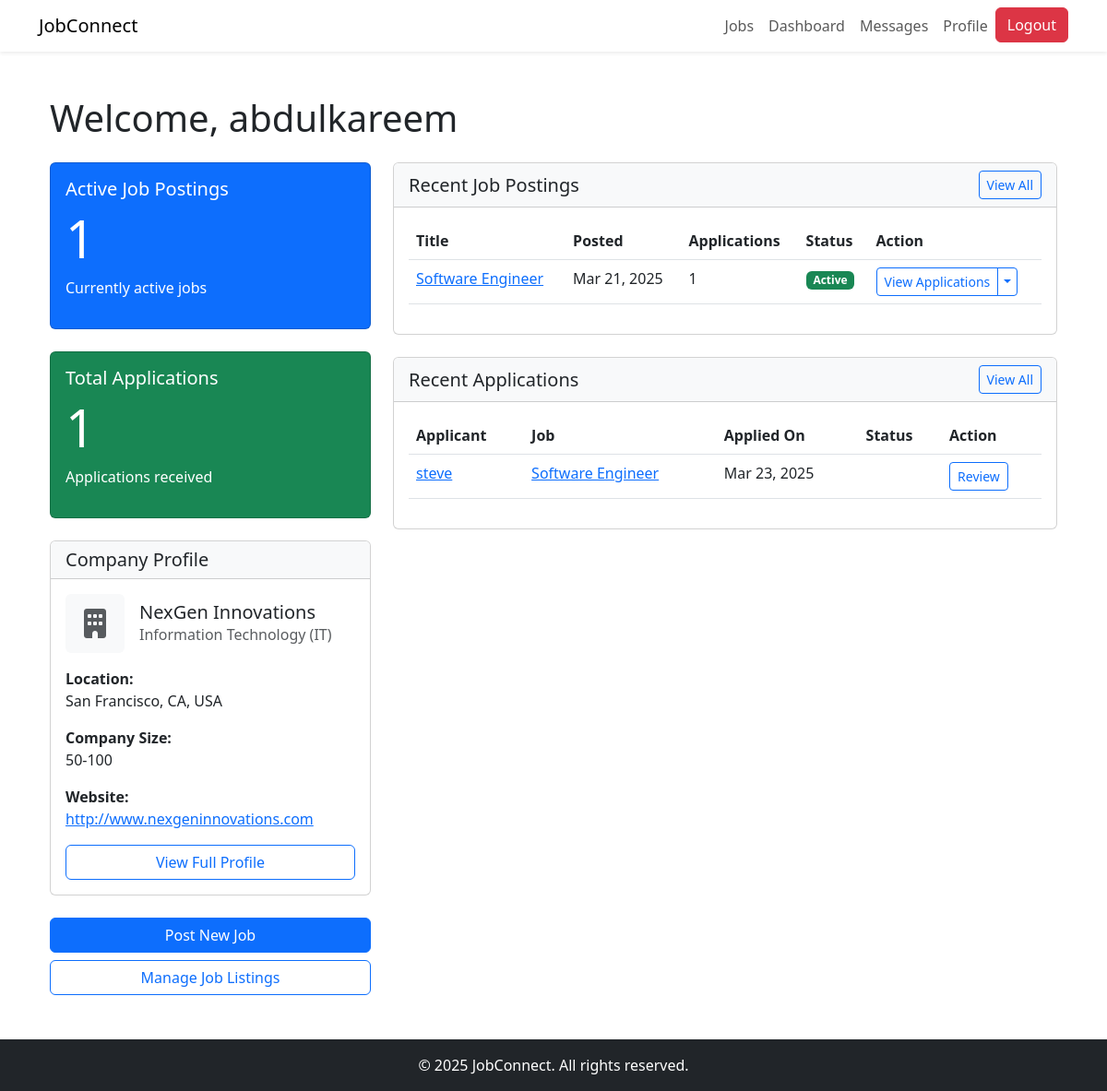
/accounts/dashboard/employer/ (signed in), run on the app's committed database.
### accounts/models.py (models this page shows, shortened)
class User(AbstractUser):
    USER_TYPE_CHOICES = (
        ('employer', 'Employer'),
        ('job_seeker', 'Job Seeker'),
    )
    user_type = models.CharField(max_length=10, choices=USER_TYPE_CHOICES)
    email = models.EmailField(_('email address'), unique=True)
    groups = models.ManyToManyField(
        Group,
        verbose_name=_('groups'),
        blank=True,
        help_text=_(
            'The groups this user belongs to. A user will get all permissions '
            'granted to each of their groups.'
        ),
        related_name='accounts_user_set',
        related_query_name='accounts_user',
    )
    user_permissions = models.ManyToManyField(
        Permission,
        verbose_name=_('user permissions'),
        blank=True,
        help_text=_('Specific permissions for this user.'),
        related_name='accounts_user_set',
        related_query_name='accounts_user',
    )

class EmployerProfile(models.Model):
    user = models.OneToOneField(User, on_delete=models.CASCADE, related_name='employer_profile')
    company_name = models.CharField(max_length=100)
    company_description = models.TextField()
    company_logo = models.ImageField(upload_to='company_logos/', blank=True, null=True)
    industry = models.CharField(max_length=50)
    company_website = models.URLField(blank=True)
    company_location = models.CharField(max_length=100)
    company_size = models.CharField(max_length=50, blank=True)

class JobSeekerProfile(models.Model):
    user = models.OneToOneField(User, on_delete=models.CASCADE, related_name='job_seeker_profile')
    resume = models.FileField(upload_to='resumes/', blank=True, null=True)
    skills = models.TextField(blank=True)
    experience_years = models.PositiveIntegerField(default=0)
    education = models.TextField(blank=True)
    desired_position = models.CharField(max_length=100, blank=True)
    desired_location = models.CharField(max_length=100, blank=True)
    is_available = models.BooleanField(default=True)

### jobs/models.py (models this page shows, shortened)
class JobPosting(models.Model):
    JOB_TYPE_CHOICES = (
        ('full_time', 'Full Time'),
        ('part_time', 'Part Time'),
        ('contract', 'Contract'),
        ('internship', 'Internship'),
        ('remote', 'Remote'),
    )
    EXPERIENCE_LEVEL_CHOICES = (
        ('entry', 'Entry Level'),
        ('mid', 'Mid Level'),
        ('senior', 'Senior Level'),
        ('executive', 'Executive Level'),
    )
    employer = models.ForeignKey(EmployerProfile, on_delete=models.CASCADE, related_name='job_postings')
    title = models.CharField(max_length=100)
    category = models.ForeignKey(JobCategory, on_delete=models.SET_NULL, null=True, related_name='jobs')
    description = models.TextField()
    requirements = models.TextField()
    responsibilities = models.TextField()
    job_type = models.CharField(max_length=20, choices=JOB_TYPE_CHOICES)
    experience_level = models.CharField(max_length=20, choices=EXPERIENCE_LEVEL_CHOICES)
    location = models.CharField(max_length=100)
    salary_min = models.PositiveIntegerField(null=True, blank=True)
    salary_max = models.PositiveIntegerField(null=True, blank=True)
    is_remote = models.BooleanField(default=False)
    application_deadline = models.DateField()
    is_active = models.BooleanField(default=True)
    created_at = models.DateTimeField(auto_now_add=True)
    updated_at = models.DateTimeField(auto_now=True)

class JobApplication(models.Model):
    STATUS_CHOICES = (
        ('applied', 'Applied'),
        ('under_review', 'Under Review'),
        ('shortlisted', 'Shortlisted'),
        ('interview', 'Interview'),
        ('rejected', 'Rejected'),
        ('offered', 'Offered'),
        ('hired', 'Hired'),
    )
    job = models.ForeignKey(JobPosting, on_delete=models.CASCADE, related_name='applications')
    applicant = models.ForeignKey('accounts.JobSeekerProfile', on_delete=models.CASCADE, related_name='applications')
    cover_letter = models.TextField(blank=True)
    resume = models.FileField(upload_to='application_resumes/', blank=True, null=True)
    status = models.CharField(max_length=20, choices=STATUS_CHOICES, default='applied')
    applied_at = models.DateTimeField(auto_now_add=True)
    updated_at = models.DateTimeField(auto_now=True)

### accounts/views.py (the view)
# urls.py: path('dashboard/employer/', views.employer_dashboard, name='employer_dashboard'),
@login_required
def employer_dashboard(request):
    if not hasattr(request.user, 'employer_profile'):
        messages.error(request, "You don't have an employer profile.")
        return redirect('home')
    jobs = request.user.employer_profile.job_postings.all().order_by('-created_at')
    recent_applications = []
    for job in jobs:
        applications = job.applications.all().order_by('-applied_at')[:5]
        if applications:
            recent_applications.extend(applications)
    recent_applications = sorted(
        recent_applications,
        key=lambda x: x.applied_at,
        reverse=True
    )[:10]
    context = {
        'jobs': jobs,
        'recent_applications': recent_applications,
        'active_jobs_count': jobs.filter(is_active=True).count(),
        'total_applications_count': sum(job.applications.count() for job in jobs),
    }
    return render(request, 'employer_dashboard.html', context)

### accounts/templates/employer_dashboard.html (shortened to what this page needs)
{% extends 'base.html' %}
{% block content %}
<div class="container mt-4">
  <h1>Welcome, {{ request.user.username }}</h1>
  <div class="row mt-4">
    <div class="col-md-4">
      <div class="card text-white bg-primary mb-4">
        <div class="card-body">
          <h5 class="card-title">Active Job Postings</h5>
          <h2 class="display-4">{{ active_jobs_count }}</h2>
          <p>Currently active jobs</p>
        </div>
      </div>
      <div class="card text-white bg-success mb-4">
        <div class="card-body">
          <h5 class="card-title">Total Applications</h5>
          <h2 class="display-4">{{ total_applications_count }}</h2>
          <p>Applications received</p>
        </div>
      </div>
      <div class="card mb-4">
        <div class="card-header bg-light">
          <h5 class="mb-0">Company Profile</h5>
        </div>
        <div class="card-body">
          <div class="d-flex align-items-center mb-3">
            {% if request.user.employer_profile.company_logo %}
              <img src="{{ request.user.employer_profile.company_logo.url }}" alt="Company Logo" class="me-3" style="width: 64px; height: 64px; object-fit: contain;">
            {% else %}
              <div class="rounded bg-light d-flex align-items-center justify-content-center me-3" style="width: 64px; height: 64px;">
                <i class="fas fa-building text-muted fa-2x"></i>
              </div>
            {% endif %}
            <div>
              <h5 class="mb-0">{{ request.user.employer_profile.company_name|default:request.user.username }}</h5>
              <p class="text-muted mb-0">{{ request.user.employer_profile.industry|default:"" }}</p>
            </div>
          </div>
          <div class="mb-3">
            <strong>Location:</strong>
            <p>{{ request.user.employer_profile.company_location|default:"Not specified" }}</p>
          </div>
          <div class="mb-3">
            <strong>Company Size:</strong>
            <p>{{ request.user.employer_profile.company_size|default:"Not specified" }}</p>
          </div>
          <div class="mb-3">
            <strong>Website:</strong>
            {% if request.user.employer_profile.company_website %}
              <p><a href="{{ request.user.employer_profile.company_website }}" target="_blank">{{ request.user.employer_profile.company_website }}</a></p>
            {% else %}
              <p>Not specified</p>
            {% endif %}
          </div>
          <div class="d-grid">
            <a href="{% url 'view_profile' %}" class="btn btn-outline-primary">View Full Profile</a>
          </div>
        </div>
      </div>
      <div class="d-grid gap-2">
        <a href="{% url 'post_job' %}" class="btn btn-primary">Post New Job</a>
        <a href="{% url 'manage_jobs' %}" class="btn btn-outline-primary">Manage Job Listings</a>
      </div>
    </div>
    <div class="col-md-8">
      <div class="card mb-4">
        <div class="card-header bg-light d-flex justify-content-between align-items-center">
          <h5 class="mb-0">Recent Job Postings</h5>
          <a href="{% url 'manage_jobs' %}" class="btn btn-sm btn-outline-primary">View All</a>
        </div>
        <div class="card-body">
          {% if jobs %}
            <div class="table-responsive">
              <table class="table table-hover">
                <thead>
                  <tr>
                    <th>Title</th>
                    <th>Posted</th>
                    <th>Applications</th>
                    <th>Status</th>
                    <th>Action</th>
                  </tr>
                </thead>
                <tbody>
                  {% for job in jobs|slice:":5" %}
                    <tr>
                      <td>
                        <a href="{% url 'job_detail' job.id %}">{{ job.title }}</a>
                      </td>
                      <td>{{ job.created_at|date:"M d, Y" }}</td>
                      <td>{{ job.applications.count }}</td>
                      <td>
                        {% if job.is_active %}
                          <span class="badge bg-success">Active</span>
                        {% else %}
                          <span class="badge bg-secondary">Inactive</span>
                        {% endif %}
                      </td>
                      <td>
                        <div class="btn-group">
                          <a href="{% url 'manage_applications' job.id %}" class="btn btn-sm btn-outline-primary">View Applications</a>
                          <button type="button" class="btn btn-sm btn-outline-primary dropdown-toggle dropdown-toggle-split" data-bs-toggle="dropdown" aria-expanded="false">
                          </button>
                        </div>
                      </td>
                    </tr>
                  {% endfor %}
                </tbody>
              </table>
            </div>
          {% else %}
            <div class="text-center py-4">
              <i class="fas fa-briefcase fa-3x text-muted mb-3"></i>
              <p class="lead">You haven't posted any jobs yet.</p>
              <a href="{% url 'post_job' %}" class="btn btn-primary mt-2">Post Your First Job</a>
            </div>
          {% endif %}
        </div>
      </div>
      <div class="card">
        <div class="card-header bg-light d-flex justify-content-between align-items-center">
          <h5 class="mb-0">Recent Applications</h5>
          <a href="{% url 'all_applications' %}" class="btn btn-sm btn-outline-primary">View All</a>
        </div>
        <div class="card-body">
          {% if recent_applications %}
            <div class="table-responsive">
              <table class="table table-hover">
                <thead>
                  <tr>
                    <th>Applicant</th>
                    <th>Job</th>
                    <th>Applied On</th>
                    <th>Status</th>
                    <th>Action</th>
                  </tr>
                </thead>
                <tbody>
                  {% for application in recent_applications %}
                    <tr>
                      <td>
                        <a href="{% url 'view_application' application.applicant.id %}">
                          {{ application.applicant.user.get_full_name|default:application.applicant.user.username }}
                        </a>
                      </td>
                      <td>
                        <a href="{% url 'job_detail' application.job.id %}">{{ application.job.title }}</a>
                      </td>
                      <td>{{ application.applied_at|date:"M d, Y" }}</td>
                      <td>
                      </td>
                      <td>
                        <a href="{% url 'view_application' application.id %}" class="btn btn-sm btn-outline-primary">Review</a>
                      </td>
                    </tr>
                  {% endfor %}
                </tbody>
              </table>
            </div>
          {% else %}
            <div class="text-center py-4">
              <i class="fas fa-file-alt fa-3x text-muted mb-3"></i>
              <p class="lead">No applications received yet.</p>
              <p>Applications will appear here when job seekers apply to your postings.</p>
            </div>
          {% endif %}
        </div>
      </div>
    </div>
  </div>
</div>
{% endblock %}

### data on the page
User: user.username "abdulkareem", user.employer_profile.company_name "NexGen Innovations", user.employer_profile.industry "Information Technology (IT)", user.employer_profile.company_location "San Francisco, CA, USA", user.employer_profile.company_size "50-100", user.employer_profile.company_website "http://www.nexgeninnovations.com"
JobPosting: title "Software Engineer", created_at "Mar 21, 2025", applications.count "1", is_active "Active"
JobApplication: applicant.user.get_full_name "steve", job "Software Engineer", applied_at "Mar 23, 2025"

### other printed values
{{ active_jobs_count }} "1"
{{ total_applications_count }} "1"
